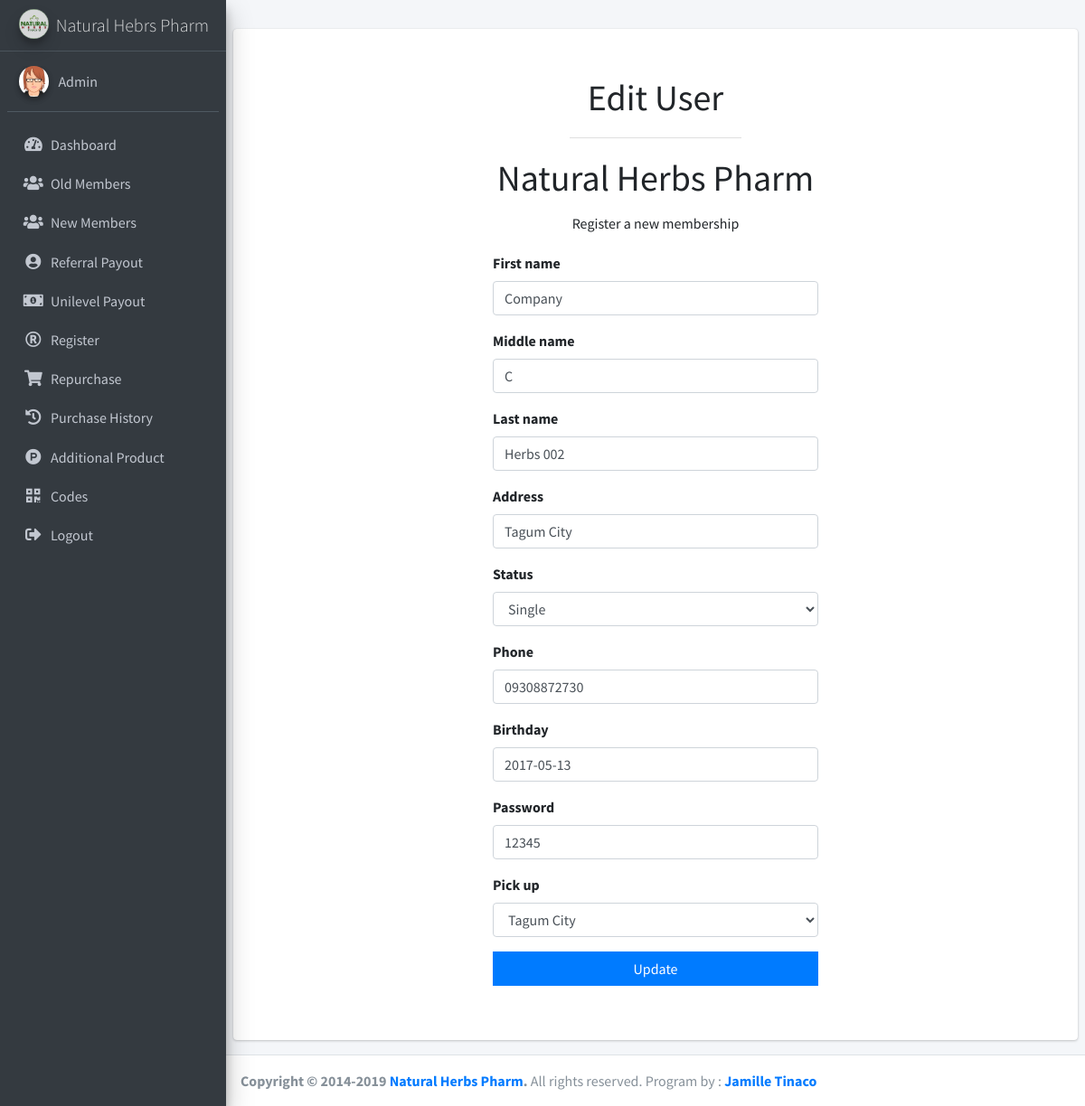
The app's page /admin-useredit.php?id=531034 (signed in) with its own data.
### tables this page shows
CREATE TABLE `member` (
  `sid` text NOT NULL,
  `fn` text NOT NULL,
  `mn` text NOT NULL,
  `ln` text NOT NULL,
  `ad` text NOT NULL,
  `uname` text NOT NULL,
  `upass` text NOT NULL,
  `uid` text NOT NULL,
  `pick_up` varchar(21) NOT NULL,
  `regen` int(11) NOT NULL,
  `picture` longblob NOT NULL,
  `package` text NOT NULL,
  `phone` text NOT NULL,
  `stat` text NOT NULL,
  `dat` text NOT NULL,
  `status_new` varchar(11) DEFAULT NULL,
  `notify_payout` varchar(11) NOT NULL
);

### admin-useredit.php (the view, shortened to what this page needs)
<?php
 include 'header.php';
 ?>
  <div class="content-wrapper">
    <section class="content">
        <div class="row">
          <div class="col-12">
            <div class="card" style="margin-top: 2rem; padding: 0 1vw; display: flex;  align-items: center; justify-content: center; flex-direction: column; padding: 5vh 0;">
              <div class="card-header">
                <h1>
                  Edit User
                </h1>
              </div>
              <div class="card-body" style="">
                <div class="register-box">
                  <div class="register-logo">
                    <h1>Natural Herbs Pharm</h1>
                  </div>
                  <div class="register-box-body">
                    <p class="login-box-msg">Register a new membership</p>
                    <form action="" method="post" class="form-edit">
                      <?php
                      $getid = $_GET['id'];
                      $sql = "SELECT * FROM member where uid='$getid'";
                      $result = mysqli_query ($conn, $sql);
                      while ( $row = mysqli_fetch_assoc( $result ) ) {
                      ?>
                      <div class="form-group has-feedback">
                        <label>First name</label>
                        <input type="text"placeholder="Firstname" value="<?php echo $row['fn'] ?>" id="first_name" class="form-control" name="first_name" ">
                      </div>
                      <div class="form-group has-feedback">
                        <label>Middle name</label>
                        <input type="text"placeholder="Middlename" value="<?php echo $row['mn'] ?>" id="mid_name" class="form-control" name="mid_name" ">
                      </div>
                      <div class="form-group has-feedback">
                        <label>Last name</label>
                        <input type="text" value="<?php echo $row['ln'] ?>" placeholder="Lastname" id="last_name" class="form-control" name="last_name" ">
                      </div>
                      <div class="form-group has-feedback">
                        <label>Address</label>
                        <input type="text"placeholder="Address" value="<?php echo $row['ad'] ?>" id="address1" class="form-control" name="address1" ">
                      </div>
                      <div class="form-group has-feedback">
                        <label>Status</label>
                        <select name="stat" id="stat" class="form-control" style="width: 100%"   >
                          <option <?php if( $row['stat']=='Single' ) echo 'selected' ?> value="Single">Single</option>
                        </select>
                      </div>
                      <div class="form-group has-feedback">
                        <label>Phone</label>
                        <input type="text" value="<?php echo $row['phone'] ?>" id="phone" class="form-control" name="phone" " placeholder="Phonenumber">
                      </div>
                      <div class="form-group has-feedback">
                        <label>Birthday</label>
                        <input type="" value="<?php echo $row['dat'] ?>" id="" class="form-control" name="" " placeholder="Birthday">
                      </div>
                      <div class="form-group has-feedback">
                        <label>Password</label>
                        <input type="text" value="<?php echo $row['upass'] ?>" id="user_pass" class="form-control" name="user_pass" " placeholder="Password">
                      </div>
                      <label>Pick up</label>
                      <div class="form-group has-feedback">
                        <select id="pick_up" name="pick_up" class="form-control" style="width: 100%" required >
                          <option  <?php if( $row['pick_up']=='Tagum City' ) echo 'selected' ?> value="Tagum City">Tagum City</option>
                        </select>
                      </div>
                      <div class="col-xs-4">
                        <button type="submit"name="update" class="update btn btn-primary btn-block btn-flat">Update</button>
                      </div>
                      <?php  }
                      ?>
                    </form>
                 </div>
                </div>
              </div>
            </div>
        </div>
      </div>
    </section>
  </div>
 <?php
include('footer.php');
 ?>

### records on screen
member: first_name "Company", mid_name "C", last_name "Herbs 002", address1 "Tagum City", stat "Single", phone "09308872730", dat "2017-05-13", user_pass "12345", pick_up "Tagum City"
